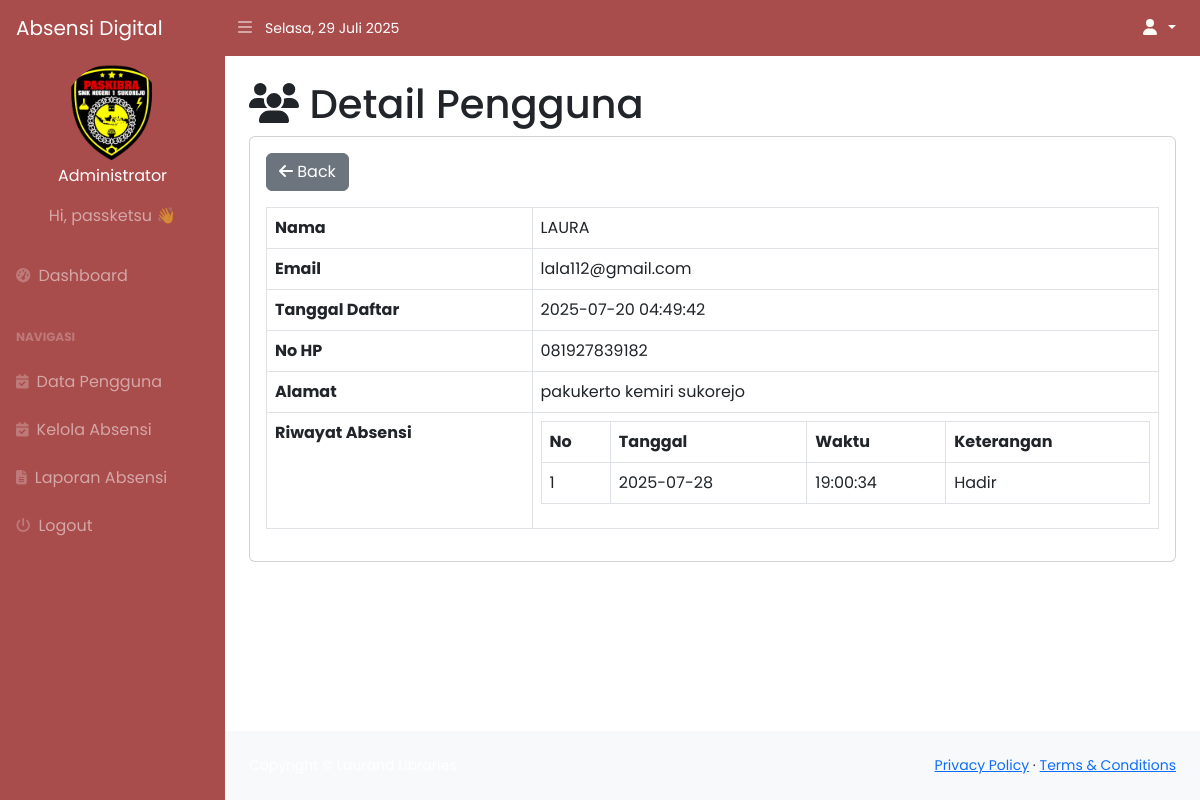
Screenshot of /index.php?page=user_detail&id=1 (signed in) with the database file from the repository.
### tables this page shows
CREATE TABLE `pengguna` (
  `id_user` int(11) NOT NULL,
  `nama` varchar(100) DEFAULT NULL,
  `email` varchar(100) DEFAULT NULL,
  `alamat` text DEFAULT NULL,
  `nohp` varchar(20) DEFAULT NULL,
  `username` varchar(50) DEFAULT NULL,
  `password` varchar(255) DEFAULT NULL,
  `level` enum('admin','anggota') DEFAULT NULL,
  `id_kelas` int(11) DEFAULT NULL,
  `created_at` timestamp NOT NULL DEFAULT current_timestamp() ON UPDATE current_timestamp(),
  `profile_photo` varchar(255) NOT NULL,
  `status` enum('aktif','keluar') NOT NULL
);

CREATE TABLE `absensi` (
  `id_absensi` int(11) NOT NULL,
  `id_user` int(11) NOT NULL,
  `nama` varchar(100) NOT NULL,
  `tanggal` date NOT NULL,
  `status` enum('Hadir','Izin','Sakit','Alpa') NOT NULL,
  `keterangan` text DEFAULT NULL,
  `bukti` varchar(255) DEFAULT NULL,
  `created_at` datetime NOT NULL DEFAULT current_timestamp()
);

### user_detail.php (the view)
<?php
if (isset($_GET['id'])) {
    $id = $_GET['id'];
    $query = mysqli_query($koneksi, "SELECT * FROM pengguna WHERE id_user='$id'");
    $data = mysqli_fetch_array($query);
}
$level_login = $_SESSION['user']['level'];
?>
<h1 class="mt-4">
    <i class="fas fa-users"></i> Detail Pengguna
</h1>
<div class="card">
    <div class="card-body">
        <a href="javascript:history.back()" class="btn btn-secondary mb-3">
            <i class="fas fa-arrow-left"></i> Back
        </a>
        <table class="table table-bordered">
            <tr>
                <th>Nama</th>
                <td><?php echo htmlspecialchars($data['nama']); ?></td>
            </tr>
            <tr>
                <th>Email</th>
                <td><?php echo htmlspecialchars($data['email']); ?></td>
            </tr>
            <tr>
                <th>Tanggal Daftar</th>
                <td><?php echo htmlspecialchars($data['created_at']); ?></td>
            </tr>
            <?php if ($level_login == 'admin') { ?>
                <tr>
                    <th>No HP</th>
                    <td><?php echo htmlspecialchars($data['nohp']); ?></td>
                </tr>
                <tr>
                    <th>Alamat</th>
                    <td><?php echo htmlspecialchars($data['alamat']); ?></td>
                </tr>
            <?php } ?>
            <tr>
                <th>Riwayat Absensi</th>
                <td>
                    <table class="table table-bordered">
                        <tr>
                            <th>No</th>
                            <th>Tanggal</th>
                            <th>Waktu</th>
                            <th>Keterangan</th>
                        </tr>
                        <?php
                        $i = 1;
                        $query_riwayat = mysqli_query($koneksi, "SELECT tanggal, keterangan, DATE_FORMAT(created_at, '%H:%i:%s') AS waktu
                                                                 FROM absensi
                                                                 WHERE id_user = '$id'
                                                                 ORDER BY tanggal DESC");
                        if (mysqli_num_rows($query_riwayat) > 0) {
                            while ($riwayat = mysqli_fetch_array($query_riwayat)) {
                                echo "<tr>
                                        <td>{$i}</td>
                                        <td>" . htmlspecialchars($riwayat['tanggal']) . "</td>
                                        <td>" . htmlspecialchars($riwayat['waktu']) . "</td>
                                        <td>" . htmlspecialchars($riwayat['keterangan']) . "</td>
                                      </tr>";
                                $i++;
                            }
                        } else {
                            echo "<tr><td colspan='4' class='text-center'>Belum ada riwayat absensi</td></tr>";
                        }
                        ?>
                    </table>
                </td>
            </tr>
        </table>
    </div>
</div>

### rows the page displays
pengguna: nama "LAURA", email "lala112@gmail.com", created_at "2025-07-20 04:49:42", nohp "081927839182", alamat "pakukerto kemiri sukorejo"
absensi: tanggal "2025-07-28", waktu "19:00:34", keterangan "Hadir"

### other values shown
$userLevel "Administrator"
$_SESSION['user']['username'] "passketsu"
